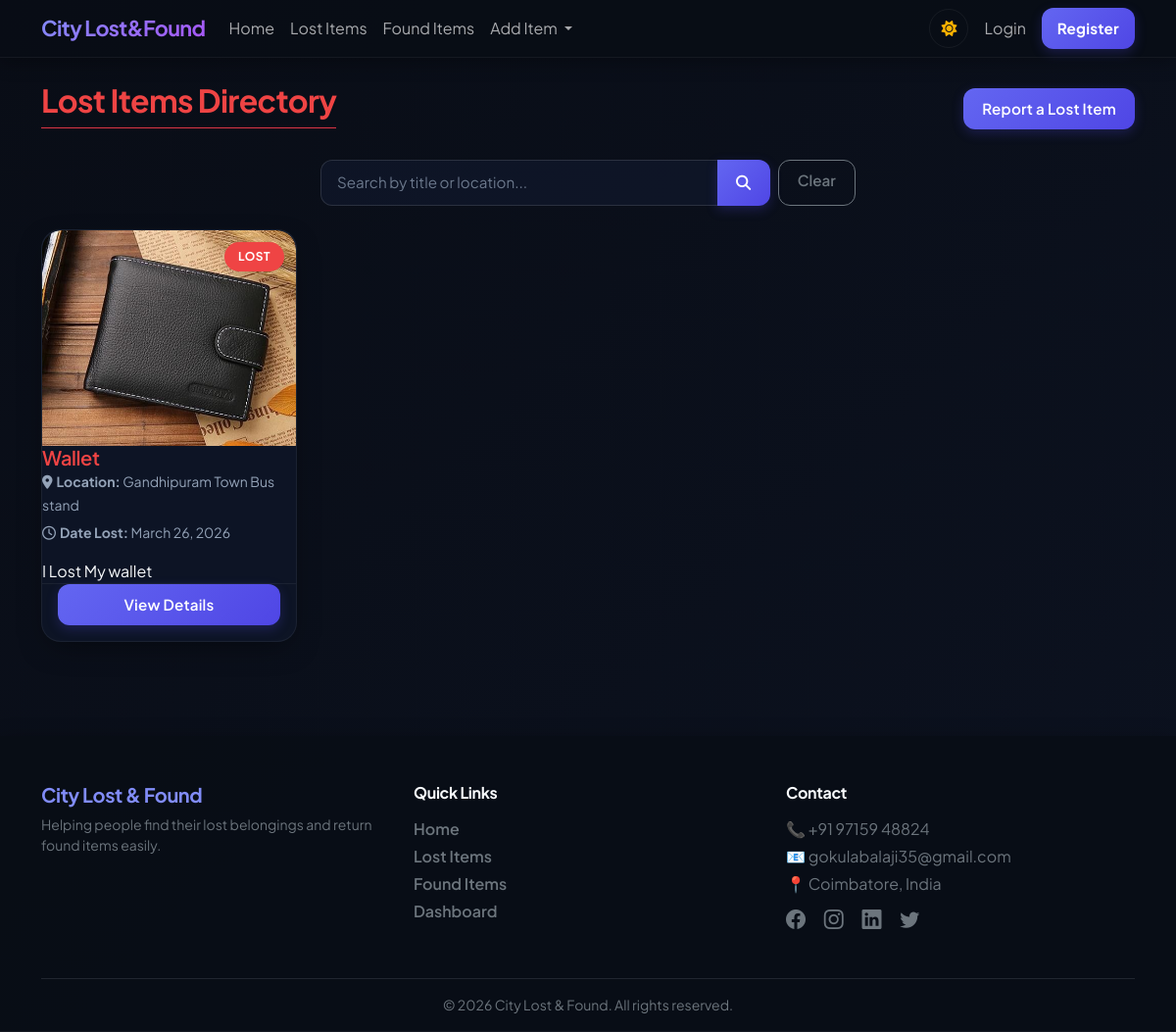
Page /items/lost/ on the committed database.
### items/models.py (models this page shows, shortened)
class Item(models.Model):
    STATUS_CHOICES = (
        ('lost', 'Lost'),
        ('found', 'Found'),
    )
    user = models.ForeignKey(User, on_delete=models.CASCADE, null=True, blank=True, related_name='items')
    title = models.CharField(max_length=100)
    description = models.TextField()
    location = models.CharField(max_length=100)
    date = models.DateField()
    contact_number = models.CharField(max_length=15, blank=True, null=True)
    status = models.CharField(max_length=10, choices=STATUS_CHOICES)
    image = models.ImageField(upload_to='items/', null=True, blank=True)

### items/views.py (the view)
# urls.py: path('items/<str:item_status>/', views.list_items, name='list_items'),
def list_items(request, item_status):
    query = request.GET.get('q')
    items = Item.objects.filter(status=item_status).order_by('-id')
    if query:
        items = items.filter(
            Q(title__icontains=query) | Q(location__icontains=query)
        )
    if request.user.is_authenticated:
        for item in items:
            item.is_approved = Claim.objects.filter(
                item=item,
                claimant=request.user,
                status='approved'
            ).exists()
    else:
        for item in items:
            item.is_approved = False
    template_name = 'lost_items.html' if item_status == 'lost' else 'found_items.html'
    return render(request, template_name, {
        'items': items,
        'query': query,
        'item_status': item_status
    })

### templates/lost_items.html (shortened to what this page needs)
{% extends 'index.html' %}
{% block content %}
<div class="row mb-4 align-items-center">
    <div class="col">
        <h2 class="text-danger border-bottom pb-2 border-danger d-inline-block">
            Lost Items Directory
        </h2>
    </div>
    <div class="col-auto">
        <a href="{% url 'add_item' 'lost' %}" class="btn gradient-btn">
            Report a Lost Item
        </a>
    </div>
</div>
<div class="row mb-4 justify-content-center">
    <div class="col-md-6">
        <form method="GET" class="d-flex">
            <div class="input-group">
                <input type="text" name="q" class="form-control" placeholder="Search by title or location..."
                    value="{{ query|default:'' }}">
                <button class="btn gradient-btn">
                    <i class="fa-solid fa-magnifying-glass"></i>
                </button>
            </div>
            <a href="{% url 'list_items' item_status %}" class="btn btn-outline-secondary ms-2">
                Clear
            </a>
        </form>
    </div>
</div>
<div class="row g-4">
    {% for item in items %}
    <div class="col-lg-3 col-md-4 col-sm-6">
        <div class="glass-card h-100 position-relative">
            <span class="status-badge status-lost">Lost</span>
            <div class="item-img-container">
                {% if item.image %}
                <img src="{{ item.image.url }}" alt="{{ item.title }}" class="img-fluid">
                {% else %}
                <div class="text-muted d-flex w-100 h-100 align-items-center justify-content-center bg-transparent">
                    <span>No Image</span>
                </div>
                {% endif %}
            </div>
            <div class="card-body">
                <h5 class="card-title text-danger" style="font-weight: 600;">{{ item.title }}</h5>
                <p class="card-text text-muted mb-1">
                    <small><strong><i class="fa-solid fa-location-dot me-1"></i>Location:</strong> {{ item.location }}</small>
                </p>
                <p class="card-text text-muted mb-3">
                    <small><strong><i class="fa-regular fa-clock me-1"></i>Date Lost:</strong> {{ item.date }}</small>
                </p>
                <p class="card-text text-truncate">{{ item.description }}</p>
            </div>
            <div class="card-footer border-0 pb-3 p-3 pt-0">
                <a href="{% url 'item_detail' item.id %}" class="btn gradient-btn w-100">
                    View Details
                </a>
            </div>
        </div>
    </div>
    {% endfor %}
</div>
{% endblock %}

### rows in the picture
Item: image (picture), title "Wallet", location "Gandhipuram Town Bus stand", date "March 26, 2026", description "I Lost My wallet"
